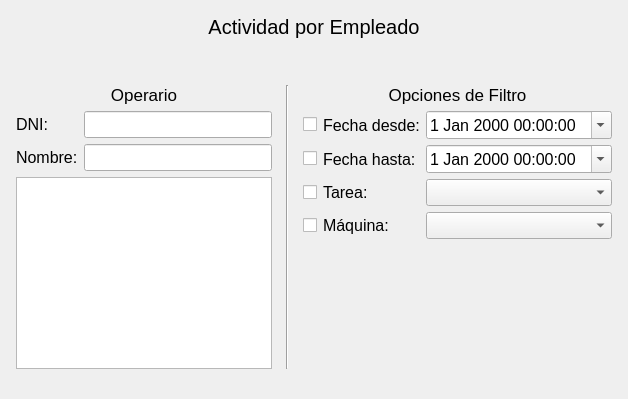
<?xml version="1.0" encoding="UTF-8"?>
<ui version="4.0">
 <class>ActividadPorEmpleadoOptions</class>
 <widget class="QWidget" name="ActividadPorEmpleadoOptions">
  <property name="geometry">
   <rect>
    <x>0</x>
    <y>0</y>
    <width>628</width>
    <height>399</height>
   </rect>
  </property>
  <property name="windowTitle">
   <string>Form</string>
  </property>
  <layout class="QGridLayout" name="gridLayout_4" rowstretch="1,0,0,0,5" columnstretch="3,0,1,0,1,0,3">
   <item row="3" column="4">
    <spacer name="horizontalSpacer_4">
     <property name="orientation">
      <enum>Qt::Horizontal</enum>
     </property>
     <property name="sizeHint" stdset="0">
      <size>
       <width>40</width>
       <height>20</height>
      </size>
     </property>
    </spacer>
   </item>
   <item row="3" column="6">
    <spacer name="horizontalSpacer_2">
     <property name="orientation">
      <enum>Qt::Horizontal</enum>
     </property>
     <property name="sizeHint" stdset="0">
      <size>
       <width>40</width>
       <height>20</height>
      </size>
     </property>
    </spacer>
   </item>
   <item row="3" column="1">
    <layout class="QGridLayout" name="gridLayout_2">
     <item row="2" column="0">
      <widget class="QLabel" name="label_2">
       <property name="font">
        <font>
         <pointsize>12</pointsize>
        </font>
       </property>
       <property name="text">
        <string>Nombre:</string>
       </property>
      </widget>
     </item>
     <item row="1" column="0">
      <widget class="QLabel" name="label">
       <property name="font">
        <font>
         <pointsize>12</pointsize>
        </font>
       </property>
       <property name="text">
        <string>DNI:</string>
       </property>
      </widget>
     </item>
     <item row="2" column="1">
      <widget class="QLineEdit" name="lineEdit_Nombre">
       <property name="font">
        <font>
         <pointsize>12</pointsize>
        </font>
       </property>
       <property name="text">
        <string/>
       </property>
      </widget>
     </item>
     <item row="1" column="1">
      <widget class="QLineEdit" name="lineEdit_DNI">
       <property name="font">
        <font>
         <pointsize>12</pointsize>
        </font>
       </property>
       <property name="text">
        <string/>
       </property>
      </widget>
     </item>
     <item row="3" column="0" colspan="2">
      <widget class="QTableView" name="tableView"/>
     </item>
     <item row="0" column="0" colspan="2">
      <widget class="QLabel" name="label_3">
       <property name="font">
        <font>
         <pointsize>13</pointsize>
        </font>
       </property>
       <property name="text">
        <string>Operario</string>
       </property>
       <property name="alignment">
        <set>Qt::AlignCenter</set>
       </property>
      </widget>
     </item>
    </layout>
   </item>
   <item row="3" column="5">
    <layout class="QGridLayout" name="gridLayout_3">
     <item row="1" column="0">
      <widget class="QCheckBox" name="checkBox_FechaDesde">
       <property name="text">
        <string/>
       </property>
      </widget>
     </item>
     <item row="2" column="0">
      <widget class="QCheckBox" name="checkBox_FechaHasta">
       <property name="text">
        <string/>
       </property>
      </widget>
     </item>
     <item row="4" column="1">
      <widget class="QLabel" name="label_8">
       <property name="font">
        <font>
         <pointsize>12</pointsize>
        </font>
       </property>
       <property name="text">
        <string>Máquina:</string>
       </property>
      </widget>
     </item>
     <item row="3" column="1">
      <widget class="QLabel" name="label_7">
       <property name="font">
        <font>
         <pointsize>12</pointsize>
        </font>
       </property>
       <property name="text">
        <string>Tarea:</string>
       </property>
      </widget>
     </item>
     <item row="4" column="2">
      <widget class="QComboBox" name="comboBox_Maquina">
       <property name="font">
        <font>
         <pointsize>12</pointsize>
        </font>
       </property>
      </widget>
     </item>
     <item row="1" column="2">
      <widget class="QDateTimeEdit" name="dateTimeEdit_Desde">
       <property name="font">
        <font>
         <pointsize>12</pointsize>
        </font>
       </property>
       <property name="calendarPopup">
        <bool>true</bool>
       </property>
      </widget>
     </item>
     <item row="2" column="1">
      <widget class="QLabel" name="label_6">
       <property name="font">
        <font>
         <pointsize>12</pointsize>
        </font>
       </property>
       <property name="text">
        <string>Fecha hasta:</string>
       </property>
      </widget>
     </item>
     <item row="2" column="2">
      <widget class="QDateTimeEdit" name="dateTimeEdit_Hasta">
       <property name="font">
        <font>
         <pointsize>12</pointsize>
        </font>
       </property>
       <property name="calendarPopup">
        <bool>true</bool>
       </property>
      </widget>
     </item>
     <item row="3" column="2">
      <widget class="QComboBox" name="comboBox_Tarea">
       <property name="font">
        <font>
         <pointsize>12</pointsize>
        </font>
       </property>
      </widget>
     </item>
     <item row="4" column="0">
      <widget class="QCheckBox" name="checkBox_Maquina">
       <property name="text">
        <string/>
       </property>
      </widget>
     </item>
     <item row="1" column="1">
      <widget class="QLabel" name="label_5">
       <property name="font">
        <font>
         <pointsize>12</pointsize>
        </font>
       </property>
       <property name="text">
        <string>Fecha desde:</string>
       </property>
      </widget>
     </item>
     <item row="3" column="0">
      <widget class="QCheckBox" name="checkBox_Tarea">
       <property name="text">
        <string/>
       </property>
      </widget>
     </item>
     <item row="0" column="0" colspan="3">
      <widget class="QLabel" name="label_4">
       <property name="sizePolicy">
        <sizepolicy hsizetype="Minimum" vsizetype="Minimum">
         <horstretch>0</horstretch>
         <verstretch>0</verstretch>
        </sizepolicy>
       </property>
       <property name="font">
        <font>
         <pointsize>13</pointsize>
        </font>
       </property>
       <property name="text">
        <string>Opciones de Filtro</string>
       </property>
       <property name="alignment">
        <set>Qt::AlignCenter</set>
       </property>
      </widget>
     </item>
     <item row="5" column="2">
      <spacer name="verticalSpacer_3">
       <property name="orientation">
        <enum>Qt::Vertical</enum>
       </property>
       <property name="sizeHint" stdset="0">
        <size>
         <width>20</width>
         <height>40</height>
        </size>
       </property>
      </spacer>
     </item>
    </layout>
   </item>
   <item row="4" column="1">
    <spacer name="verticalSpacer">
     <property name="orientation">
      <enum>Qt::Vertical</enum>
     </property>
     <property name="sizeHint" stdset="0">
      <size>
       <width>20</width>
       <height>40</height>
      </size>
     </property>
    </spacer>
   </item>
   <item row="3" column="3">
    <widget class="Line" name="line">
     <property name="orientation">
      <enum>Qt::Vertical</enum>
     </property>
    </widget>
   </item>
   <item row="1" column="1" colspan="5">
    <widget class="QLabel" name="label_9">
     <property name="font">
      <font>
       <pointsize>15</pointsize>
      </font>
     </property>
     <property name="text">
      <string>Actividad por Empleado</string>
     </property>
     <property name="alignment">
      <set>Qt::AlignCenter</set>
     </property>
    </widget>
   </item>
   <item row="3" column="2">
    <spacer name="horizontalSpacer_3">
     <property name="orientation">
      <enum>Qt::Horizontal</enum>
     </property>
     <property name="sizeHint" stdset="0">
      <size>
       <width>40</width>
       <height>20</height>
      </size>
     </property>
    </spacer>
   </item>
   <item row="3" column="0">
    <spacer name="horizontalSpacer">
     <property name="orientation">
      <enum>Qt::Horizontal</enum>
     </property>
     <property name="sizeHint" stdset="0">
      <size>
       <width>40</width>
       <height>20</height>
      </size>
     </property>
    </spacer>
   </item>
   <item row="0" column="1">
    <spacer name="verticalSpacer_2">
     <property name="orientation">
      <enum>Qt::Vertical</enum>
     </property>
     <property name="sizeHint" stdset="0">
      <size>
       <width>20</width>
       <height>40</height>
      </size>
     </property>
    </spacer>
   </item>
   <item row="2" column="1">
    <spacer name="verticalSpacer_4">
     <property name="orientation">
      <enum>Qt::Vertical</enum>
     </property>
     <property name="sizeHint" stdset="0">
      <size>
       <width>20</width>
       <height>40</height>
      </size>
     </property>
    </spacer>
   </item>
  </layout>
 </widget>
 <tabstops>
  <tabstop>lineEdit_DNI</tabstop>
  <tabstop>lineEdit_Nombre</tabstop>
  <tabstop>tableView</tabstop>
  <tabstop>checkBox_FechaDesde</tabstop>
  <tabstop>dateTimeEdit_Desde</tabstop>
  <tabstop>checkBox_FechaHasta</tabstop>
  <tabstop>dateTimeEdit_Hasta</tabstop>
  <tabstop>checkBox_Tarea</tabstop>
  <tabstop>comboBox_Tarea</tabstop>
  <tabstop>checkBox_Maquina</tabstop>
  <tabstop>comboBox_Maquina</tabstop>
 </tabstops>
 <resources/>
 <connections/>
</ui>
